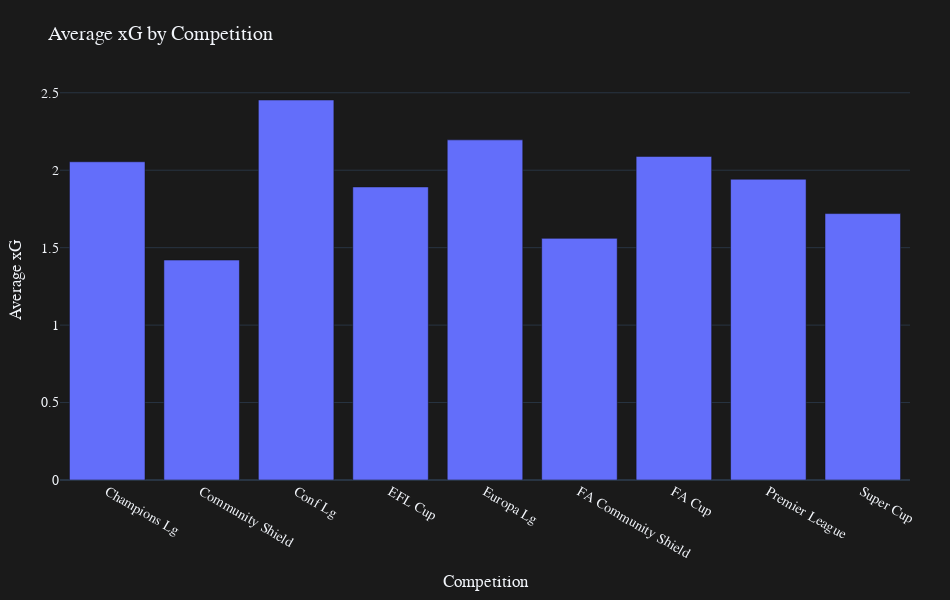

The cell this chart's notebook holds for it:
### Code cell
import plotly.express as px
xg_avg = df.groupby('Comp')['xG'].mean().reset_index()

fig = px.bar(
    xg_avg,
    x='Comp',  
    y='xG',  
    title='Average xG by Competition',
    labels={'xG': 'Average xG', 'Comp': 'Competition'},
    template='plotly_dark',
)
fig.update_layout(
    height=600,
    width=950,
    title_font_size=20,
    font=dict(family='Arial', size=14),
    xaxis_title='Competition',
    yaxis_title='Average xG',
    margin=dict(l=60, r=40, t=80, b=60),
    plot_bgcolor='rgb(26, 26, 26)', 
    paper_bgcolor='rgb(26, 26, 26)',
)

fig.show()

### Figure 1 — Plotly figure (JSON) as saved in the notebook; plotly's stock layout.template omitted (floating-point values rounded to 4 significant figures)
{"data": [{"hovertemplate": "Competition=%{x}<br>Average xG=%{y}<extra></extra>", "legendgroup": "", "marker": {"color": "#636efa", "pattern": {"shape": ""}}, "name": "", "orientation": "v", "showlegend": false, "textposition": "auto", "type": "bar", "x": ["Champions Lg", "Community Shield", "Conf Lg", "EFL Cup", "Europa Lg", "FA Community Shield", "FA Cup", "Premier League", "Super Cup"], "xaxis": "x", "y": [2.054, 1.42, 2.453, 1.892, 2.196, 1.56, 2.089, 1.942, 1.72], "yaxis": "y"}], "layout": {"barmode": "relative", "font": {"family": "Arial", "size": 14}, "height": 600, "legend": {"tracegroupgap": 0}, "margin": {"b": 60, "l": 60, "r": 40, "t": 80}, "paper_bgcolor": "rgb(26, 26, 26)", "plot_bgcolor": "rgb(26, 26, 26)", "title": {"font": {"size": 20}, "text": "Average xG by Competition"}, "width": 950, "xaxis": {"anchor": "y", "domain": [0, 1], "title": {"text": "Competition"}}, "yaxis": {"anchor": "x", "domain": [0, 1], "title": {"text": "Average xG"}}}}
